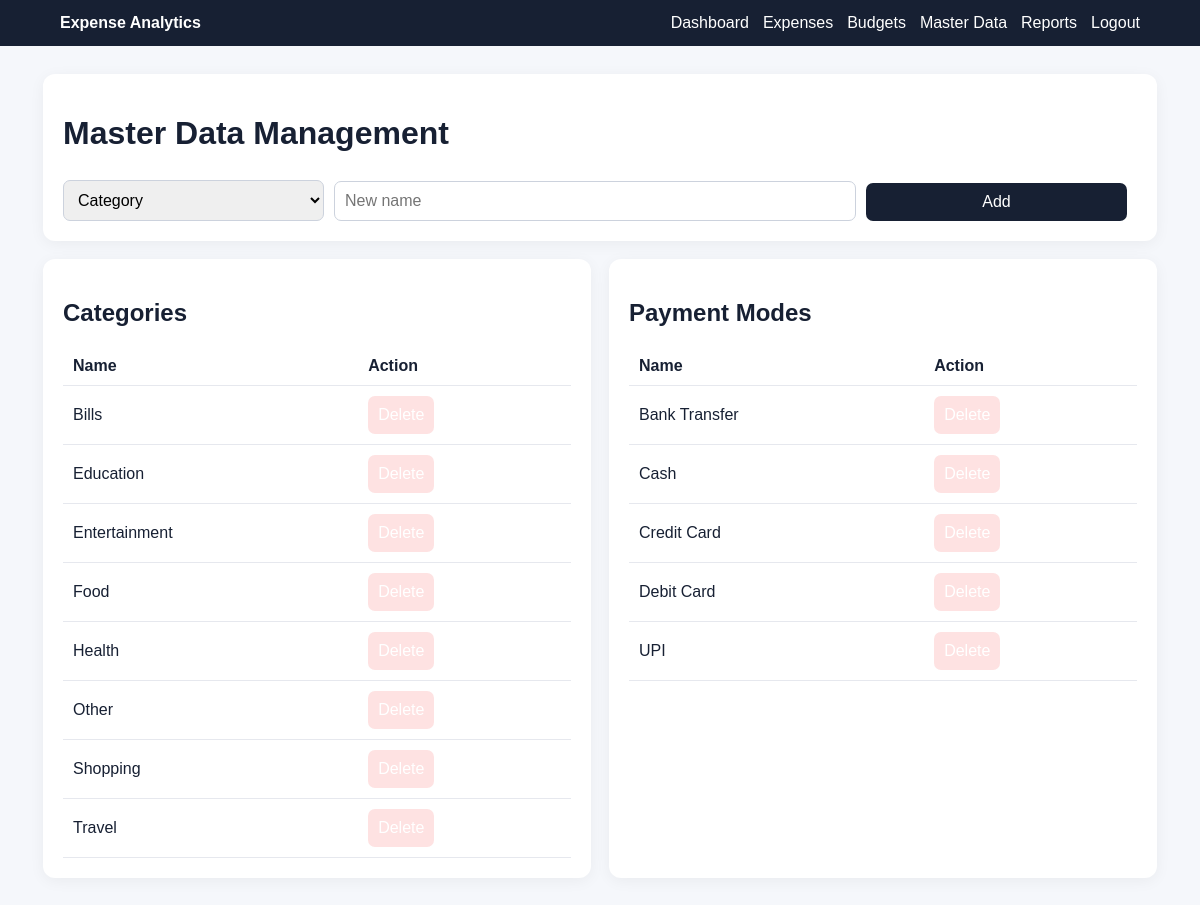
The page /master-data (signed in) on the database its author committed.
### tables this page shows
CREATE TABLE categories (
    category_id INTEGER PRIMARY KEY AUTOINCREMENT,
    category_name TEXT NOT NULL UNIQUE
);

CREATE TABLE payment_modes (
    payment_mode_id INTEGER PRIMARY KEY AUTOINCREMENT,
    mode_name TEXT NOT NULL UNIQUE
);

### app.py (the view)
@app.route("/master-data",methods=["GET","POST"])
@login_required
def master_data():
    conn=get_connection()
    try:
        if request.method=="POST":
            typ=request.form["type"]; name=request.form["name"].strip()
            table="categories" if typ=="category" else "payment_modes"
            col="category_name" if typ=="category" else "mode_name"
            if not name: raise ValueError
            conn.execute(f"INSERT INTO {table}({col}) VALUES(?)",(name,)); conn.commit(); flash("Master data added.","success")
    except ValueError: conn.rollback(); flash("Name is required.","danger")
    except sqlite3.IntegrityError: conn.rollback(); flash("That value already exists.","danger")
    finally: conn.close()
    conn=get_connection()
    try: cats=get_categories(conn); modes=get_modes(conn)
    finally: conn.close()
    return render_template("master_data.html",categories=cats,modes=modes)

### app.py (called while the page is built)
def login_required(f):
    @wraps(f)
    def wrapper(*args, **kwargs):
        if "user_id" not in session:
            flash("Please login first.", "warning")
            return redirect(url_for("login"))
        return f(*args, **kwargs)
    return wrapper

def get_categories(conn):
    return conn.execute("SELECT * FROM categories ORDER BY category_name").fetchall()

def get_modes(conn):
    return conn.execute("SELECT * FROM payment_modes ORDER BY mode_name").fetchall()

@app.context_processor
def inject_user():
    return {"logged_in":"user_id" in session,"user_name":session.get("user_name")}

### database.py (called while the page is built)
def get_connection():
    conn = sqlite3.connect(DB_PATH)
    conn.row_factory = sqlite3.Row
    conn.execute("PRAGMA foreign_keys = ON")
    return conn

### templates/master_data.html
{% extends 'base.html' %}{% block title %}Master Data{% endblock %}{% block content %}
<div class="card"><h1>Master Data Management</h1><form class="rowform" method="post"><select name="type"><option value="category">Category</option><option value="mode">Payment Mode</option></select><input name="name" placeholder="New name" required><button>Add</button></form></div>
<div class="grid two"><div class="card"><h2>Categories</h2><table><tr><th>Name</th><th>Action</th></tr>{% for c in categories %}<tr><td>{{c.category_name}}</td><td><form method="post" action="{{url_for('delete_master',typ='category',item_id=c.category_id)}}"><button class="danger">Delete</button></form></td></tr>{% endfor %}</table></div>
<div class="card"><h2>Payment Modes</h2><table><tr><th>Name</th><th>Action</th></tr>{% for m in modes %}<tr><td>{{m.mode_name}}</td><td><form method="post" action="{{url_for('delete_master',typ='mode',item_id=m.payment_mode_id)}}"><button class="danger">Delete</button></form></td></tr>{% endfor %}</table></div></div>{% endblock %}

### static/css/style.css (style rules this page uses)
* { box-sizing:border-box }
body { margin:0;font-family:Arial,sans-serif;background:#f5f7fb;color:#172033 }
.grid { display:grid;gap:18px }
.grid.two { grid-template-columns:repeat(2,minmax(0,1fr)) }
.card { background:white;padding:20px;border-radius:12px;box-shadow:0 3px 15px #0000000d;margin-bottom:18px }
input,select,button,.button { font:inherit;padding:10px;border-radius:7px;border:1px solid #ccd2dd }
input,select { width:100%;margin-top:6px }
button,.button { background:#172033;color:white;border:none;text-decoration:none;cursor:pointer;display:inline-block }
.danger { background:#b42318 }
.rowform { display:grid;grid-template-columns:1fr 2fr 1fr auto;gap:10px;align-items:end }
table { width:100%;border-collapse:collapse;margin-top:14px }
th,td { text-align:left;padding:10px;border-bottom:1px solid #e6e8ee }
.danger { background:#fee2e2 }

### rows shown on the page
categories: category_name "Bills"
categories: category_name "Education"
categories: category_name "Entertainment"
categories: category_name "Food"
categories: category_name "Health"
categories: category_name "Other"
categories: category_name "Shopping"
categories: category_name "Travel"
payment_modes: mode_name "Bank Transfer"
payment_modes: mode_name "Cash"
payment_modes: mode_name "Credit Card"
payment_modes: mode_name "Debit Card"
payment_modes: mode_name "UPI"
